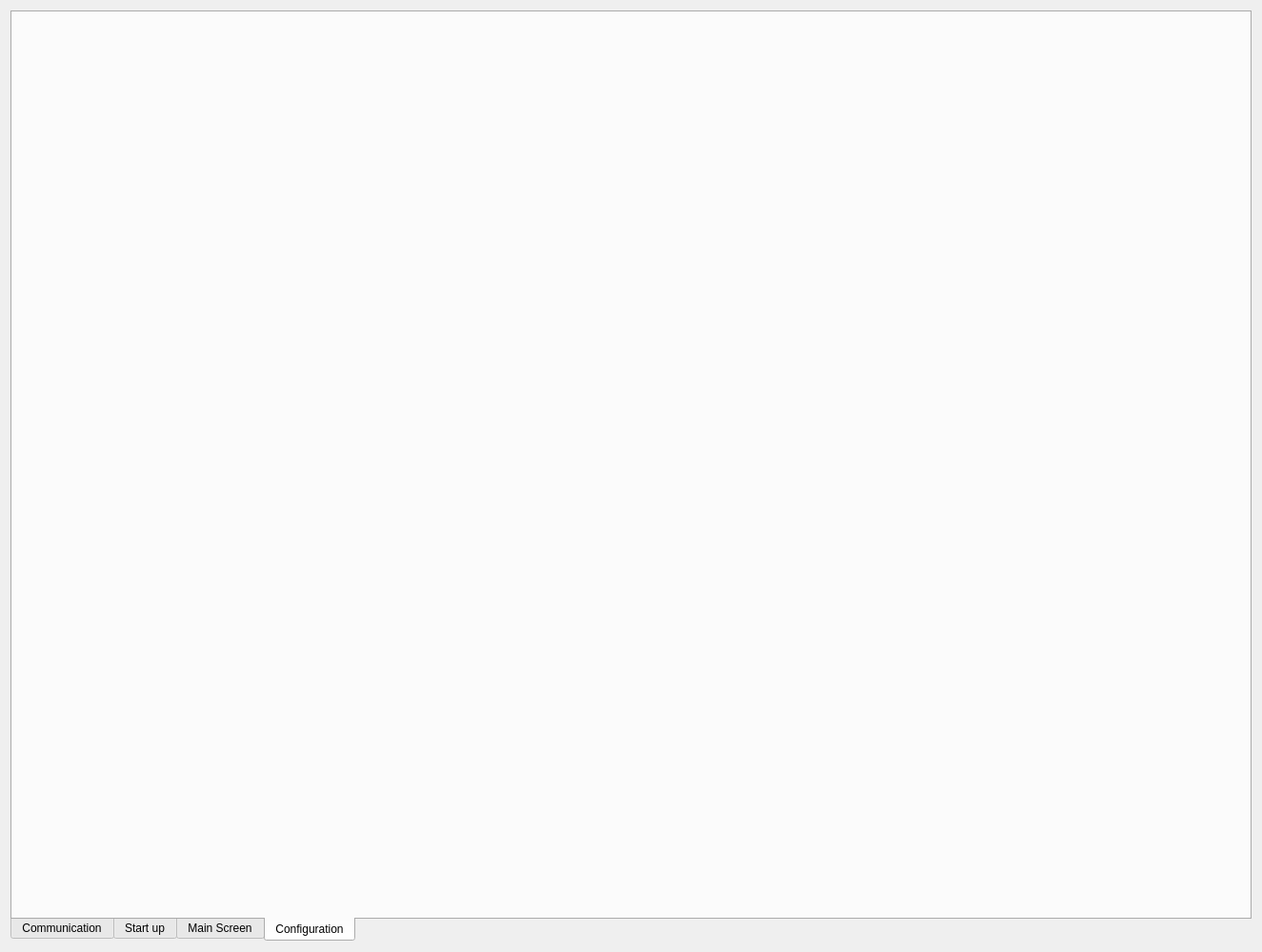
<?xml version="1.0" encoding="UTF-8"?>
<ui version="4.0">
 <class>linacGui</class>
 <widget class="TaurusFrame" name="linacGui">
  <property name="geometry">
   <rect>
    <x>0</x>
    <y>0</y>
    <width>1325</width>
    <height>1000</height>
   </rect>
  </property>
  <property name="windowTitle">
   <string>Form</string>
  </property>
  <layout class="QGridLayout" name="gridLayout">
   <item row="0" column="0">
    <widget class="QTabWidget" name="linacTabs">
     <property name="font">
      <font>
       <pointsize>9</pointsize>
       <weight>50</weight>
       <bold>false</bold>
      </font>
     </property>
     <property name="autoFillBackground">
      <bool>false</bool>
     </property>
     <property name="tabPosition">
      <enum>QTabWidget::South</enum>
     </property>
     <property name="tabShape">
      <enum>QTabWidget::Rounded</enum>
     </property>
     <property name="currentIndex">
      <number>3</number>
     </property>
     <property name="elideMode">
      <enum>Qt::ElideMiddle</enum>
     </property>
     <widget class="QWidget" name="communicationTab">
      <attribute name="title">
       <string>Communication</string>
      </attribute>
      <layout class="QGridLayout" name="gridLayout_2">
       <item row="0" column="0">
        <widget class="QScrollArea" name="communicationsScrollArea">
         <property name="widgetResizable">
          <bool>true</bool>
         </property>
         <widget class="QWidget" name="scrollAreaWidgetContents">
          <property name="geometry">
           <rect>
            <x>0</x>
            <y>0</y>
            <width>666</width>
            <height>676</height>
           </rect>
          </property>
          <layout class="QGridLayout" name="gridLayout_3">
           <item row="1" column="0">
            <spacer name="horizontalSpacer_left">
             <property name="orientation">
              <enum>Qt::Horizontal</enum>
             </property>
             <property name="sizeType">
              <enum>QSizePolicy::Expanding</enum>
             </property>
             <property name="sizeHint" stdset="0">
              <size>
               <width>40</width>
               <height>20</height>
              </size>
             </property>
            </spacer>
           </item>
           <item row="1" column="2">
            <widget class="linacPlcWidget" name="plc1">
             <property name="model">
              <string>li/ct/plc1</string>
             </property>
            </widget>
           </item>
           <item row="1" column="1">
            <widget class="linacOverview" name="linacOverview"/>
           </item>
           <item row="2" column="2">
            <widget class="linacPlcWidget" name="plc4">
             <property name="model">
              <string>li/ct/plc4</string>
             </property>
            </widget>
           </item>
           <item row="2" column="3">
            <widget class="linacPlcWidget" name="plc5">
             <property name="model">
              <string>li/ct/plc5</string>
             </property>
            </widget>
           </item>
           <item row="1" column="3">
            <widget class="linacPlcWidget" name="plc2">
             <property name="model">
              <string>li/ct/plc2</string>
             </property>
            </widget>
           </item>
           <item row="1" column="4">
            <spacer name="horizontalSpacer_right">
             <property name="orientation">
              <enum>Qt::Horizontal</enum>
             </property>
             <property name="sizeType">
              <enum>QSizePolicy::Expanding</enum>
             </property>
             <property name="sizeHint" stdset="0">
              <size>
               <width>40</width>
               <height>20</height>
              </size>
             </property>
            </spacer>
           </item>
           <item row="2" column="1">
            <widget class="linacPlcWidget" name="plc3">
             <property name="model">
              <string>li/ct/plc3</string>
             </property>
            </widget>
           </item>
           <item row="3" column="2">
            <spacer name="verticalSpacer_down">
             <property name="orientation">
              <enum>Qt::Vertical</enum>
             </property>
             <property name="sizeType">
              <enum>QSizePolicy::Expanding</enum>
             </property>
             <property name="sizeHint" stdset="0">
              <size>
               <width>20</width>
               <height>40</height>
              </size>
             </property>
            </spacer>
           </item>
           <item row="0" column="2">
            <spacer name="verticalSpacer_up">
             <property name="orientation">
              <enum>Qt::Vertical</enum>
             </property>
             <property name="sizeType">
              <enum>QSizePolicy::Expanding</enum>
             </property>
             <property name="sizeHint" stdset="0">
              <size>
               <width>20</width>
               <height>40</height>
              </size>
             </property>
            </spacer>
           </item>
          </layout>
         </widget>
        </widget>
       </item>
      </layout>
     </widget>
     <widget class="QWidget" name="startupTab">
      <attribute name="title">
       <string>Start up</string>
      </attribute>
      <layout class="QGridLayout" name="gridLayout_4">
       <item row="1" column="0">
        <widget class="QScrollArea" name="startupScrollArea">
         <property name="widgetResizable">
          <bool>true</bool>
         </property>
         <widget class="QWidget" name="scrollAreaWidgetContents_2">
          <property name="geometry">
           <rect>
            <x>0</x>
            <y>0</y>
            <width>1266</width>
            <height>841</height>
           </rect>
          </property>
          <layout class="QGridLayout" name="gridLayout_5">
           <item row="0" column="1">
            <spacer name="verticalSpacer">
             <property name="orientation">
              <enum>Qt::Vertical</enum>
             </property>
             <property name="sizeHint" stdset="0">
              <size>
               <width>20</width>
               <height>6</height>
              </size>
             </property>
            </spacer>
           </item>
           <item row="1" column="0">
            <spacer name="horizontalSpacer">
             <property name="orientation">
              <enum>Qt::Horizontal</enum>
             </property>
             <property name="sizeHint" stdset="0">
              <size>
               <width>601</width>
               <height>20</height>
              </size>
             </property>
            </spacer>
           </item>
           <item row="1" column="2">
            <spacer name="horizontalSpacer_2">
             <property name="orientation">
              <enum>Qt::Horizontal</enum>
             </property>
             <property name="sizeHint" stdset="0">
              <size>
               <width>601</width>
               <height>20</height>
              </size>
             </property>
            </spacer>
           </item>
           <item row="2" column="1">
            <spacer name="verticalSpacer_2">
             <property name="orientation">
              <enum>Qt::Vertical</enum>
             </property>
             <property name="sizeHint" stdset="0">
              <size>
               <width>20</width>
               <height>6</height>
              </size>
             </property>
            </spacer>
           </item>
           <item row="1" column="1">
            <widget class="linacStartupSynoptic" name="linacStartupSynoptic"/>
           </item>
          </layout>
         </widget>
        </widget>
       </item>
      </layout>
     </widget>
     <widget class="QWidget" name="mainscreenTab">
      <attribute name="title">
       <string>Main Screen</string>
      </attribute>
      <layout class="QGridLayout" name="gridLayout_6">
       <item row="0" column="0">
        <widget class="QScrollArea" name="mainscreenScrollArea">
         <property name="widgetResizable">
          <bool>true</bool>
         </property>
         <widget class="QWidget" name="scrollAreaWidgetContents_3">
          <property name="geometry">
           <rect>
            <x>0</x>
            <y>0</y>
            <width>1266</width>
            <height>841</height>
           </rect>
          </property>
          <layout class="QGridLayout" name="gridLayout_7">
           <item row="2" column="1">
            <spacer name="verticalSpacer_3">
             <property name="orientation">
              <enum>Qt::Vertical</enum>
             </property>
             <property name="sizeHint" stdset="0">
              <size>
               <width>20</width>
               <height>40</height>
              </size>
             </property>
            </spacer>
           </item>
           <item row="1" column="0">
            <spacer name="horizontalSpacer_3">
             <property name="orientation">
              <enum>Qt::Horizontal</enum>
             </property>
             <property name="sizeHint" stdset="0">
              <size>
               <width>40</width>
               <height>20</height>
              </size>
             </property>
            </spacer>
           </item>
           <item row="1" column="1">
            <widget class="linacMainscreenSynoptic" name="linacMainscreenSynoptic"/>
           </item>
           <item row="1" column="2">
            <spacer name="horizontalSpacer_4">
             <property name="orientation">
              <enum>Qt::Horizontal</enum>
             </property>
             <property name="sizeHint" stdset="0">
              <size>
               <width>40</width>
               <height>20</height>
              </size>
             </property>
            </spacer>
           </item>
           <item row="0" column="1">
            <spacer name="verticalSpacer_4">
             <property name="orientation">
              <enum>Qt::Vertical</enum>
             </property>
             <property name="sizeHint" stdset="0">
              <size>
               <width>20</width>
               <height>40</height>
              </size>
             </property>
            </spacer>
           </item>
          </layout>
         </widget>
        </widget>
       </item>
      </layout>
     </widget>
     <widget class="QWidget" name="configurationTab">
      <attribute name="title">
       <string>Configuration</string>
      </attribute>
      <layout class="QGridLayout" name="gridLayout_8">
       <item row="0" column="0">
        <widget class="linacConfigurationScreen" name="linacConfigurationScreen"/>
       </item>
      </layout>
     </widget>
    </widget>
   </item>
  </layout>
 </widget>
 <customwidgets>
  <customwidget>
   <class>TaurusFrame</class>
   <extends>QFrame</extends>
   <header>taurus.qt.qtgui.container</header>
   <container>1</container>
  </customwidget>
  <customwidget>
   <class>TaurusWidget</class>
   <extends>QWidget</extends>
   <header>taurus.qt.qtgui.container</header>
   <container>1</container>
  </customwidget>
  <customwidget>
   <class>linacOverview</class>
   <extends>TaurusWidget</extends>
   <header>linacoverview</header>
   <container>1</container>
  </customwidget>
  <customwidget>
   <class>linacStartupSynoptic</class>
   <extends>TaurusWidget</extends>
   <header>linacstartupsynoptic</header>
   <container>1</container>
  </customwidget>
  <customwidget>
   <class>linacPlcWidget</class>
   <extends>TaurusWidget</extends>
   <header>linacplcwidget</header>
   <container>1</container>
  </customwidget>
  <customwidget>
   <class>linacMainscreenSynoptic</class>
   <extends>TaurusWidget</extends>
   <header>linacmainscreensynoptic</header>
   <container>1</container>
  </customwidget>
  <customwidget>
   <class>linacConfigurationScreen</class>
   <extends>TaurusWidget</extends>
   <header>linacconfigurationscreen</header>
  </customwidget>
 </customwidgets>
 <resources/>
 <connections/>
</ui>
